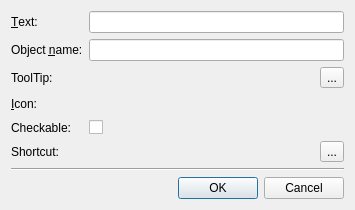
<?xml version="1.0" encoding="UTF-8"?>
<ui version="4.0">
 <comment>*********************************************************************
**
** Copyright (C) 2009 Nokia Corporation and/or its subsidiary(-ies).
** All rights reserved.
** Contact: Nokia Corporation (qt-info@nokia.com)
**
** This file is part of the Qt Designer of the Qt Toolkit.
**
** $QT_BEGIN_LICENSE:LGPL$
** Commercial Usage
** Licensees holding valid Qt Commercial licenses may use this file in
** accordance with the Qt Commercial License Agreement provided with the
** Software or, alternatively, in accordance with the terms contained in
** a written agreement between you and Nokia.
**
** GNU Lesser General Public License Usage
** Alternatively, this file may be used under the terms of the GNU Lesser
** General Public License version 2.1 as published by the Free Software
** Foundation and appearing in the file LICENSE.LGPL included in the
** packaging of this file.  Please review the following information to
** ensure the GNU Lesser General Public License version 2.1 requirements
** will be met: http://www.gnu.org/licenses/old-licenses/lgpl-2.1.html.
**
** In addition, as a special exception, Nokia gives you certain additional
** rights.  These rights are described in the Nokia Qt LGPL Exception
** version 1.1, included in the file LGPL_EXCEPTION.txt in this package.
**
** GNU General Public License Usage
** Alternatively, this file may be used under the terms of the GNU
** General Public License version 3.0 as published by the Free Software
** Foundation and appearing in the file LICENSE.GPL included in the
** packaging of this file.  Please review the following information to
** ensure the GNU General Public License version 3.0 requirements will be
** met: http://www.gnu.org/copyleft/gpl.html.
**
** If you have questions regarding the use of this file, please contact
** Nokia at qt-info@nokia.com.
** $QT_END_LICENSE$
**
*********************************************************************</comment>
 <class>qdesigner_internal::NewActionDialog</class>
 <widget class="QDialog" name="qdesigner_internal::NewActionDialog">
  <property name="windowTitle">
   <string>New Action...</string>
  </property>
  <layout class="QVBoxLayout" name="verticalLayout">
   <item>
    <layout class="QFormLayout" name="formLayout">
     <item row="0" column="0">
      <widget class="QLabel" name="textLabel">
       <property name="text">
        <string>&amp;Text:</string>
       </property>
       <property name="buddy">
        <cstring>editActionText</cstring>
       </property>
      </widget>
     </item>
     <item row="0" column="1">
      <widget class="QLineEdit" name="editActionText">
       <property name="minimumSize">
        <size>
         <width>255</width>
         <height>0</height>
        </size>
       </property>
      </widget>
     </item>
     <item row="1" column="0">
      <widget class="QLabel" name="objectNameLabel">
       <property name="text">
        <string>Object &amp;name:</string>
       </property>
       <property name="buddy">
        <cstring>editObjectName</cstring>
       </property>
      </widget>
     </item>
     <item row="1" column="1">
      <widget class="QLineEdit" name="editObjectName"/>
     </item>
     <item row="3" column="0">
      <widget class="QLabel" name="iconLabel">
       <property name="text">
        <string>&amp;Icon:</string>
       </property>
       <property name="buddy">
        <cstring>iconSelector</cstring>
       </property>
      </widget>
     </item>
     <item row="3" column="1">
      <layout class="QHBoxLayout" name="horizontalLayout">
       <item>
        <widget class="qdesigner_internal::IconSelector" name="iconSelector" native="true"/>
       </item>
       <item>
        <spacer>
         <property name="orientation">
          <enum>Qt::Horizontal</enum>
         </property>
         <property name="sizeHint" stdset="0">
          <size>
           <width>40</width>
           <height>20</height>
          </size>
         </property>
        </spacer>
       </item>
      </layout>
     </item>
     <item row="5" column="0">
      <widget class="QLabel" name="shortcutLabel">
       <property name="text">
        <string>Shortcut:</string>
       </property>
      </widget>
     </item>
     <item row="4" column="1">
      <widget class="QCheckBox" name="checkableCheckBox">
       <property name="text">
        <string/>
       </property>
      </widget>
     </item>
     <item row="4" column="0">
      <widget class="QLabel" name="checkableLabel">
       <property name="text">
        <string>Checkable:</string>
       </property>
      </widget>
     </item>
     <item row="2" column="0">
      <widget class="QLabel" name="toolTipLabel">
       <property name="text">
        <string>ToolTip:</string>
       </property>
      </widget>
     </item>
     <item row="2" column="1">
      <layout class="QHBoxLayout" name="toolTipLayout">
       <item>
        <widget class="TextPropertyEditor" name="tooltipEditor" native="true">
         <property name="sizePolicy">
          <sizepolicy hsizetype="MinimumExpanding" vsizetype="Preferred">
           <horstretch>0</horstretch>
           <verstretch>0</verstretch>
          </sizepolicy>
         </property>
        </widget>
       </item>
       <item>
        <widget class="QToolButton" name="toolTipToolButton">
         <property name="text">
          <string>...</string>
         </property>
        </widget>
       </item>
      </layout>
     </item>
     <item row="5" column="1">
      <layout class="QHBoxLayout" name="keysequenceLayout">
       <item>
        <widget class="QtKeySequenceEdit" name="keySequenceEdit" native="true">
         <property name="sizePolicy">
          <sizepolicy hsizetype="MinimumExpanding" vsizetype="Preferred">
           <horstretch>0</horstretch>
           <verstretch>0</verstretch>
          </sizepolicy>
         </property>
        </widget>
       </item>
       <item>
        <widget class="QToolButton" name="keysequenceResetToolButton">
         <property name="text">
          <string>...</string>
         </property>
        </widget>
       </item>
      </layout>
     </item>
    </layout>
   </item>
   <item>
    <spacer name="verticalSpacer">
     <property name="orientation">
      <enum>Qt::Vertical</enum>
     </property>
     <property name="sizeHint" stdset="0">
      <size>
       <width>0</width>
       <height>0</height>
      </size>
     </property>
    </spacer>
   </item>
   <item>
    <widget class="Line" name="line">
     <property name="orientation">
      <enum>Qt::Horizontal</enum>
     </property>
    </widget>
   </item>
   <item>
    <widget class="QDialogButtonBox" name="buttonBox">
     <property name="orientation">
      <enum>Qt::Horizontal</enum>
     </property>
     <property name="standardButtons">
      <set>QDialogButtonBox::Cancel|QDialogButtonBox::Ok</set>
     </property>
    </widget>
   </item>
  </layout>
 </widget>
 <customwidgets>
  <customwidget>
   <class>qdesigner_internal::IconSelector</class>
   <extends>QWidget</extends>
   <header>iconselector_p.h</header>
   <container>1</container>
  </customwidget>
  <customwidget>
   <class>QtKeySequenceEdit</class>
   <extends>QWidget</extends>
   <header>qtpropertybrowserutils_p.h</header>
   <container>1</container>
  </customwidget>
  <customwidget>
   <class>TextPropertyEditor</class>
   <extends>QWidget</extends>
   <header>textpropertyeditor_p.h</header>
   <container>1</container>
  </customwidget>
 </customwidgets>
 <tabstops>
  <tabstop>editActionText</tabstop>
  <tabstop>editObjectName</tabstop>
 </tabstops>
 <resources/>
 <connections>
  <connection>
   <sender>buttonBox</sender>
   <signal>accepted()</signal>
   <receiver>qdesigner_internal::NewActionDialog</receiver>
   <slot>accept()</slot>
   <hints>
    <hint type="sourcelabel">
     <x>165</x>
     <y>162</y>
    </hint>
    <hint type="destinationlabel">
     <x>291</x>
     <y>94</y>
    </hint>
   </hints>
  </connection>
  <connection>
   <sender>buttonBox</sender>
   <signal>rejected()</signal>
   <receiver>qdesigner_internal::NewActionDialog</receiver>
   <slot>reject()</slot>
   <hints>
    <hint type="sourcelabel">
     <x>259</x>
     <y>162</y>
    </hint>
    <hint type="destinationlabel">
     <x>293</x>
     <y>128</y>
    </hint>
   </hints>
  </connection>
 </connections>
</ui>
